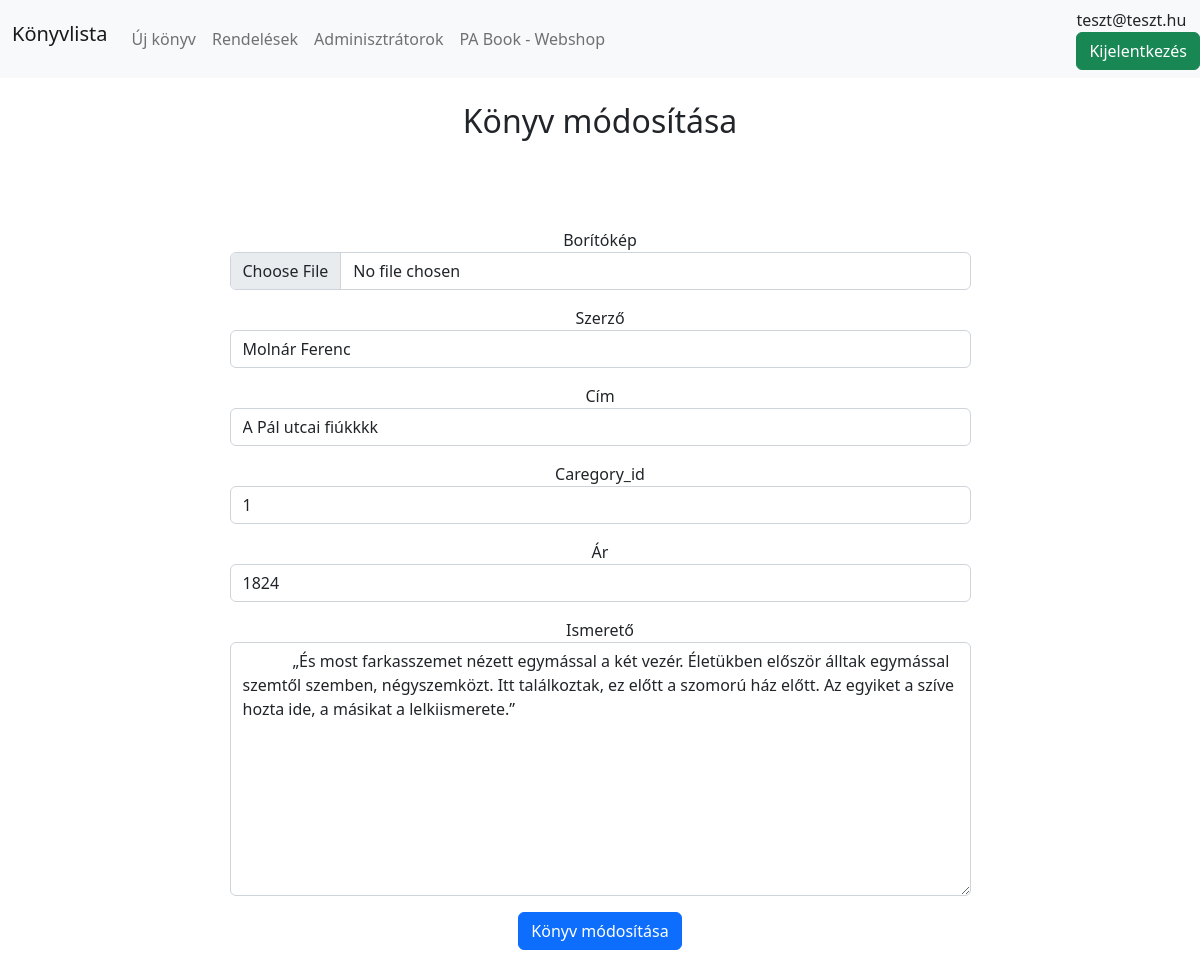
The page /admin/admin_modosit.php?id=2 (signed in) on the database its author committed.
### tables this page shows
CREATE TABLE `product` (
  `id` int(10) NOT NULL AUTO_INCREMENT,
  `category_id` int(10) NOT NULL,
  `author` varchar(255) NOT NULL,
  `title` varchar(255) NOT NULL,
  `price` int(10) NOT NULL,
  `description` text,
  `book_img` varchar(255) DEFAULT NULL,
  PRIMARY KEY (`id`),
  KEY `fk_category_idx` (`category_id`),
  CONSTRAINT `fk_category` FOREIGN KEY (`category_id`) REFERENCES `category` (`id`) ON DELETE NO ACTION ON UPDATE NO ACTION
);

### admin/admin_modosit.php (the view, shortened to what this page needs)
<?php
require_once ('config.inc.php');
?>
<!DOCTYPE html>
<html lang="en">
<head>
    <link href="https://cdn.jsdelivr.net/npm/bootstrap@5.2.2/dist/css/bootstrap.min.css" rel="stylesheet">
    <link rel="stylesheet" href="https://cdnjs.cloudflare.com/ajax/libs/font-awesome/6.2.0/css/all.min.css" />
</head>
<body>
  <?php
    $c = file_get_contents('admin_navigation.html');
    $c = str_ireplace('###admin_email###', $_SESSION['admin_email'], $c);
    echo $c;
  ?>
  <div class="container">
    <h2 class="text-center my-4"> Könyv módosítása </h2>
    <?php
        if(isset($_GET["id"])){
            $id = $_GET["id"];
            $sql = "SELECT * FROM product WHERE id='$id'";
            $result = mysqli_query($db, $sql);
            while($row = mysqli_fetch_array($result)){
                ?>
                    <form action="" method="post" class="mx-auto w-75 text-center p-5" enctype="multipart/form-data">
                        <label>Borítókép</label>
                        <input type="file" name="book_img" class="form-control mb-3" value="<?php  echo $row["book_img"];  ?>">
                        <label>Szerző</label>
                        <input type="text" name="author" class="form-control mb-3" value="<?php echo $row["author"];  ?>">
                        <label>Cím</label>
                        <input type="text" name="title" class="form-control mb-3" value="<?php echo $row["title"];  ?>">
                        <label>Caregory_id</label>
                        <input type="text" name="category_id" class="form-control mb-3" value="<?php echo $row["category_id"];  ?>">
                        <label>Ár</label>
                        <input type="text" name="price" class="form-control mb-3" value="<?php echo $row["price"];  ?>">
                        <label>Ismerető</label>
                        <textarea name="description" class="form-control mb-3" cols="30" rows="10"> <?php echo $row["description"]; ?> </textarea>
                        <button type="submit" name="update" class="btn btn-primary">Könyv módosítása</button>
                    </form>
                <?php
            }
        }
    ?>
  </div>
</body>
</html>

### rows shown on the page
product: author "Molnár Ferenc", title "A Pál utcai fiúkkkk", category_id "1", price "1824", description "„És most farkasszemet nézett egymással a két vezér. Életükben először álltak egymással szemtől szemben, négyszemközt. Itt találkoztak, ez előtt a szomorú ház előtt. Az egyiket a szíve hozta ide, a másikat a lelkiismerete.”"

### other values the page prints
$c "Könyvlista Új könyv Rendelések Adminisztrátorok PA Book - Webshop teszt@teszt.hu Kijelentkezés"
